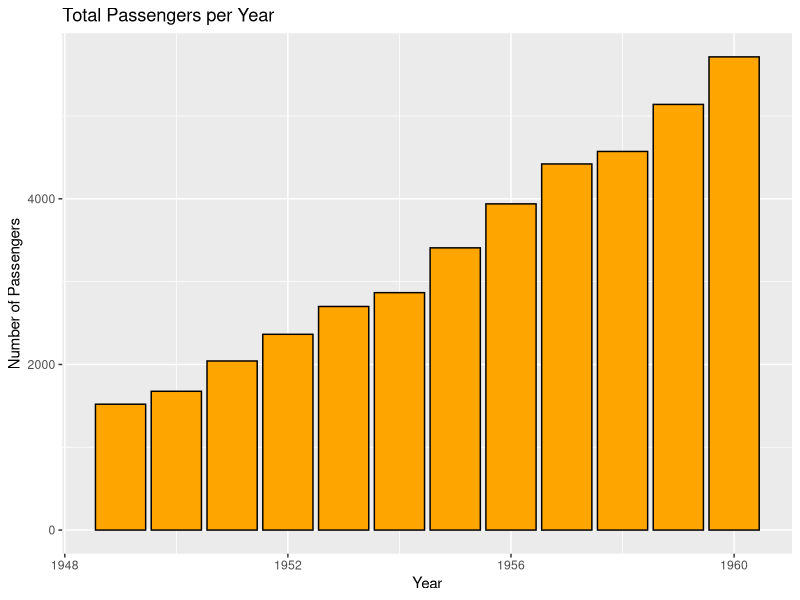
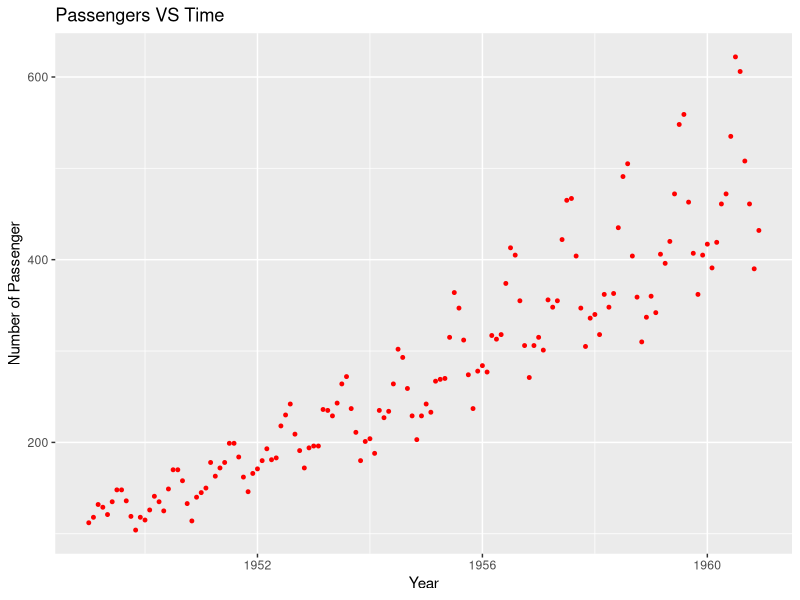
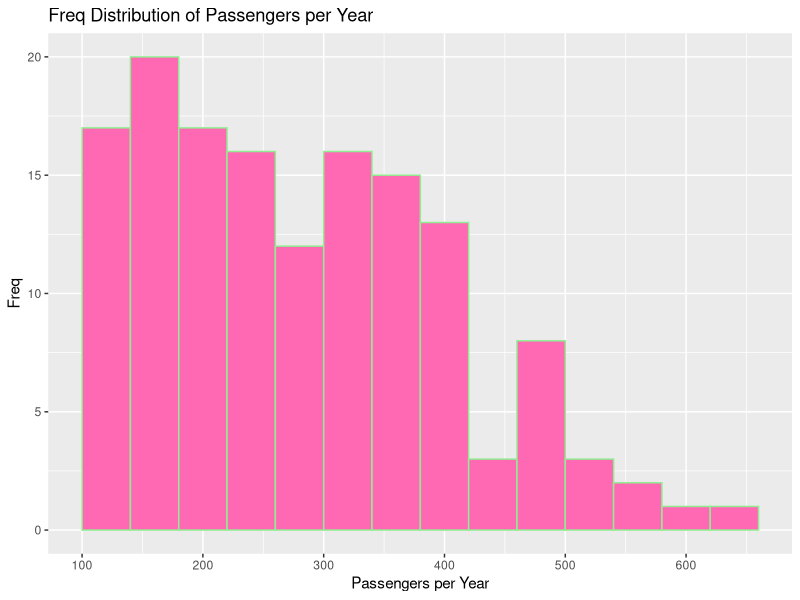
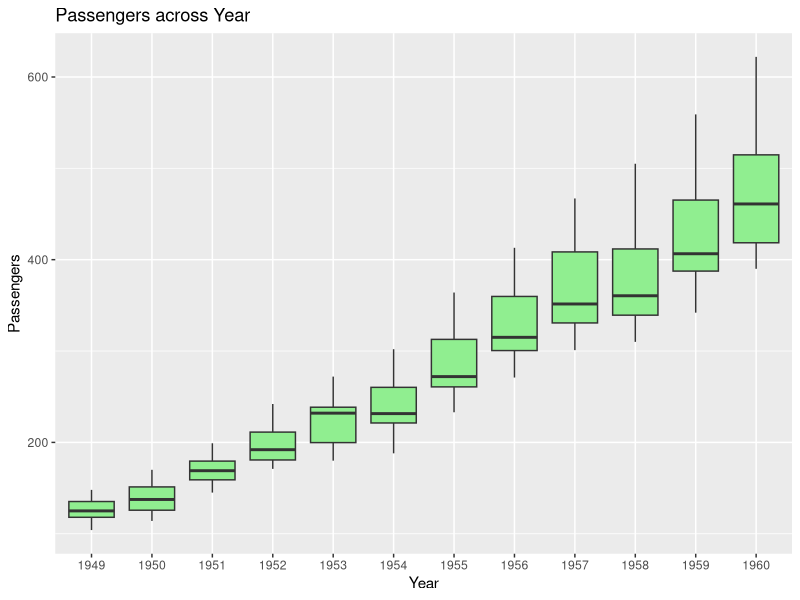
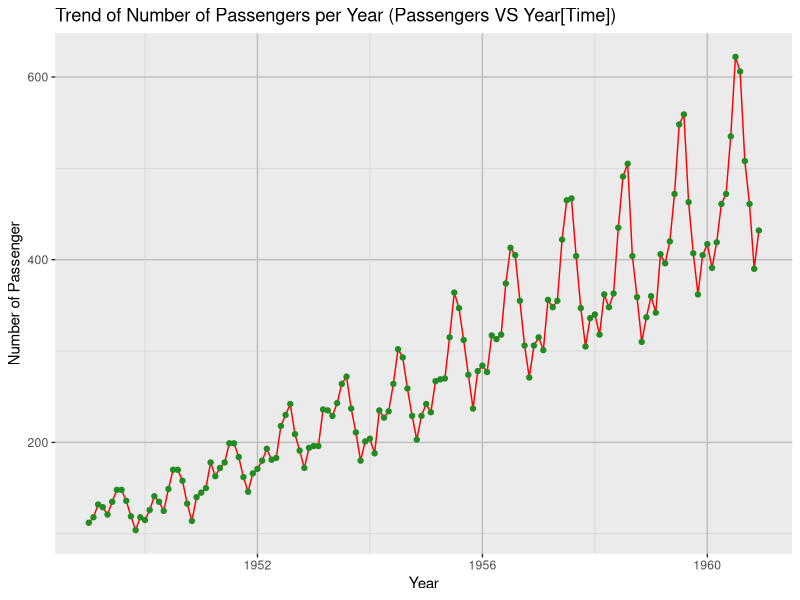

Reproduce these figures in R, in order.
#p1

  #q1.1
27*(38-17)
  #q1.2
log(147)
  #q1.3
436^12

  #q2
nums <- 20:60
sum(nums)

  #q3
strrev <- function(string) {
  if(!is.character(string)) {
    string <- as.character(string)
  }
  string2charvec <- strsplit(string, split="")[[1]]
  return(paste(rev(string2charvec), collapse=""))
}
strrev(4565.2)

  #q4
string <- "Hello World, I am R"
extractedString <- substr(string, 7, nchar(string))
extractedString


#p2

  #q1
vec <- c(60:70)
for(n in vec) {
  cat("Square Root & Cube Root of", n, "is", sqrt(n), "&", n^{1/3}, "respectively\n")
}

  #q2
num <- 57
for(i in 2:sqrt(num)) {
  if(num %% i == 0) {
    print(paste(num, "is not prime"))
    break
  } else {
    print(paste(num, "is prime"))
    break
  }
}

  #q3
m1 <- matrix(1:9, ncol = 3, nrow = 3)
m2 <- matrix(-1:-9, ncol = 3, nrow = 3, byrow=TRUE)
m1 + m2


#p3

  #q1
fact <- function(num) {
  if(!is.numeric(num)) {
    return(paste("Expected an Integer instead got a", typeof(num)))
  }
  prod <- 1
  for(n in 2:num) {
    prod <- n * prod
  }
  return(prod)
}
fact("2")
fact(5)

  #q2
yr <- 2024
if((yr%%4 == 0 && yr%%100 != 0) || yr%%400 == 0) {
  cat(yr, "is a leap year")
} else {
  cat(yr, "is not a leap year")
}


#p4
data(iris)
library(dplyr)

  #q1
sepalLenGT6 <- iris %>% filter(Sepal.Length > 6)
sepalLenGT6

  #q2
newColSepalLenSq <- iris %>% mutate(Sepal.Length.Square = Sepal.Length^2, .after = Sepal.Length)
newColSepalLenSq

  #q3
summary(iris)

  #q4
sepalLenASC <- iris %>% arrange(Sepal.Length)
sepalLenASC
petalLenDSC <- iris %>% arrange(desc(Petal.Length))
petalLenDSC

  #q5
groupedBySpeci <- iris %>% group_by(Species) %>% summarise(Mean.Sepal.Length = mean(Sepal.Length))
groupedBySpeci


#p5
data("mtcars")
library(dplyr)

  #q1
filteredByHPGT100 <- mtcars %>% filter(hp > 100)
filteredByHPGT100

  #q2
newColHPSq <- mtcars %>% mutate(hp.square = hp^2, .after=hp)
newColHPSq

  #q3
meanStdevMPG <- mtcars %>% summarise(mean.mpg = mean(mpg), stdev.mpg = sd(mpg))
meanStdevMPG

  #q4
mtcars %>% arrange(mpg)
mtcars %>% arrange(desc(hp))

  #q5
mtcars %>% group_by(cyl) %>% summarise(mean.mpg = mean(mpg))


#p6
data("ChickWeight")
library(dplyr)

  #q1
nums <- rbinom(10, 10, 0.7)
cat("Median:",median(nums), "\n")
mode_s <- function(iterable) {
  freq <- table(iterable)
  max.freq <- max(freq)
  return(names(freq[freq==max.freq]))
}
cat(mode_s(nums), sep = ", ")

  #q2
cor(ChickWeight$weight, ChickWeight$Time)

  #q3
table(ChickWeight$Diet)
  # OR
cwdiet <- ChickWeight$Diet
vec <- c()
for(diet in cwdiet) {
  if (diet %in% names(vec)) {
    vec[diet] <- vec[diet] + 1
  } else {
    vec[diet] <- 1
  }
}
vec

  #q4
mean(c(20:60))
  #OR
sum(c(20:60))/length(c(20:60))

  #q5
cat(range(ChickWeight$weight), sep = " to ")


#p7
library(ggplot2)
library(dplyr)
data("AirPassengers")

  #q1
df = data.frame(
  month = as.numeric(cycle(AirPassengers)),
  year = as.numeric(floor(time(AirPassengers))),
  passenger = as.numeric(AirPassengers)
)
groupByYr <- df %>% group_by(year) %>% summarise(totalYearlyPassengers = sum(passenger))
ggplot(groupByYr, aes(x=year, y=totalYearlyPassengers)) +
  geom_bar(stat = "identity", fill="orange", color="black") +
  labs(x="Year", y="Number of Passengers", title="Total Passengers per Year")

  #q2
ggplot(df, aes(x=as.numeric(time(AirPassengers)), y=passenger)) +
  geom_point(color="red", size = 1) +
  labs(x="Year", y="Number of Passenger", title="Passengers VS Time")

  #q3
ggplot(df, aes(x=passenger)) +
  geom_histogram(binwidth = 40, color="lightgreen", fill="hotpink") +
  labs(x="Passengers per Year", y="Freq", title="Freq Distribution of Passengers per Year")

  #q4
ggplot(df, aes(x=factor(year), y=passenger)) +
  geom_boxplot(outliers = TRUE, fill="lightgreen") +
  labs(x="Year", y="Passengers", title="Passengers across Year")

  #q5
ggplot(df, aes(x=as.numeric(time(AirPassengers)), y=passenger)) +
  geom_line(color="red") +
  geom_point(color="forestgreen") +
  theme(
    panel.grid.major = element_line(color = "grey", size = 0.5),
    panel.grid.minor = element_line(color = "lightgrey", size = 0.25)
  ) +
  labs(x="Year", y="Number of Passenger", title="Trend of Number of Passengers per Year (Passengers VS Year[Time])")
